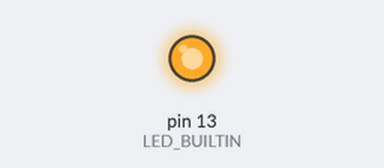
Simulated run of this sketch. Board: Arduino Uno, built with avr-gcc and run on an emulated ATmega328P. Parts: output pins drawn as LEDs (lit = HIGH). What the sketch prints to the serial monitor is not drawn.

Above: at 0.2 s.
At 5.2 s:
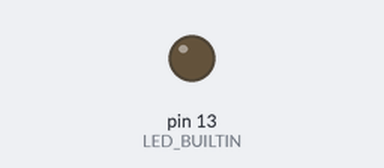
Timing chart, 0 to 13.0 s (numbered marks = the images above):
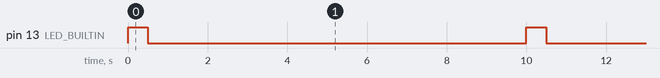

Measured:
- by itself, pin 13 (LED_BUILTIN): alternates HIGH for 0.50 s and LOW for 9.5 s

The sketch:

hodor_inputmocker.ino
```cpp
void setup() {
  //Initialize serial and wait for port to open:
  pinMode(LED_BUILTIN,OUTPUT);
  Serial.begin(9600);
  while (!Serial) {
    ; // wait for serial port to connect. Needed for native USB port only
  }
}

// Emulate RFID reader output:
// (STX)
void write_sample(int d) {
  int k;

  Serial.write(2); // STX (ASCII decimal 02)
  // print twelve hex digits based on 'd'
  for ( k = 0; k < 12; k++ ) {
    int digit;

    digit = d % 15; // take last four bits of input
    if ( d < 10 ) {
      Serial.write(48+digit);
    } else {
      Serial.write(55+digit);
    }
  }
  Serial.write(3);   // ETX (ASCII decimal 03)
  Serial.write(13);  // CR
  Serial.write(10);  // LF
}

void loop() {
  // put your main code here, to run repeatedly:
  int d;

  for ( d = 0; d < 16; d++ ) {
    digitalWrite(LED_BUILTIN,HIGH);
    write_sample(d);
    delay(500);
    digitalWrite(LED_BUILTIN,LOW);
    delay(9500);
  }
}
```
